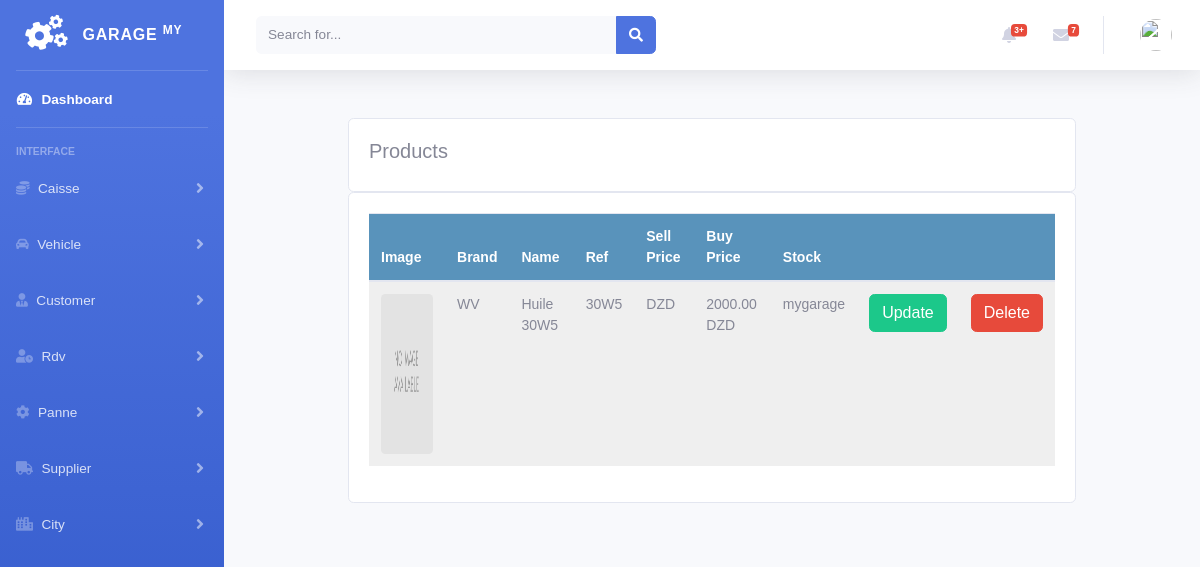
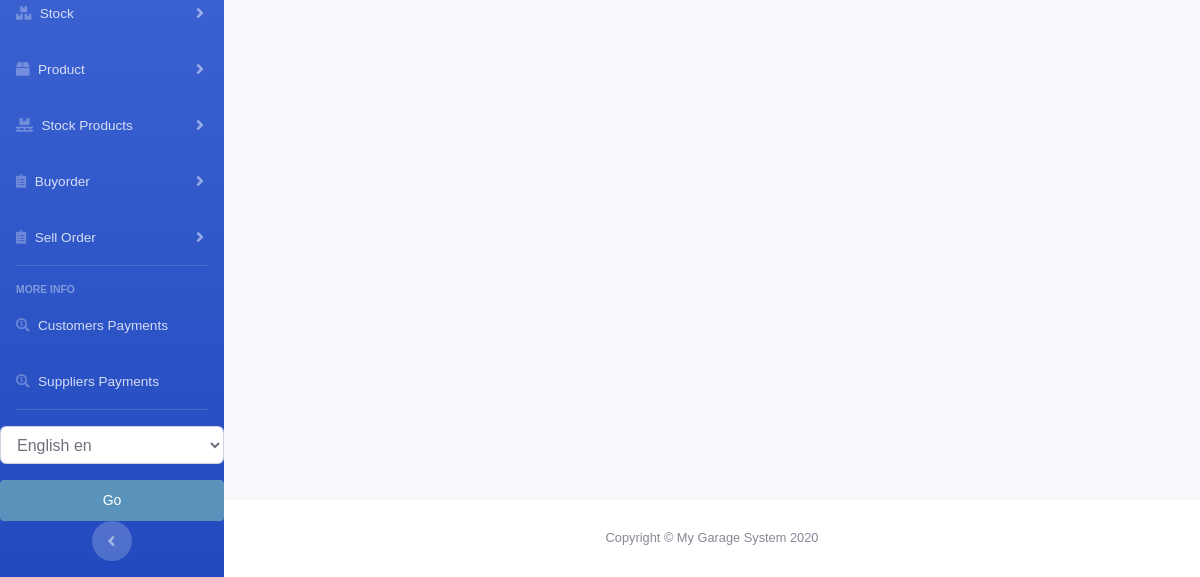
/product/all_product_list/, run on an earlier commit of the app's database (2 pictures, top to bottom).
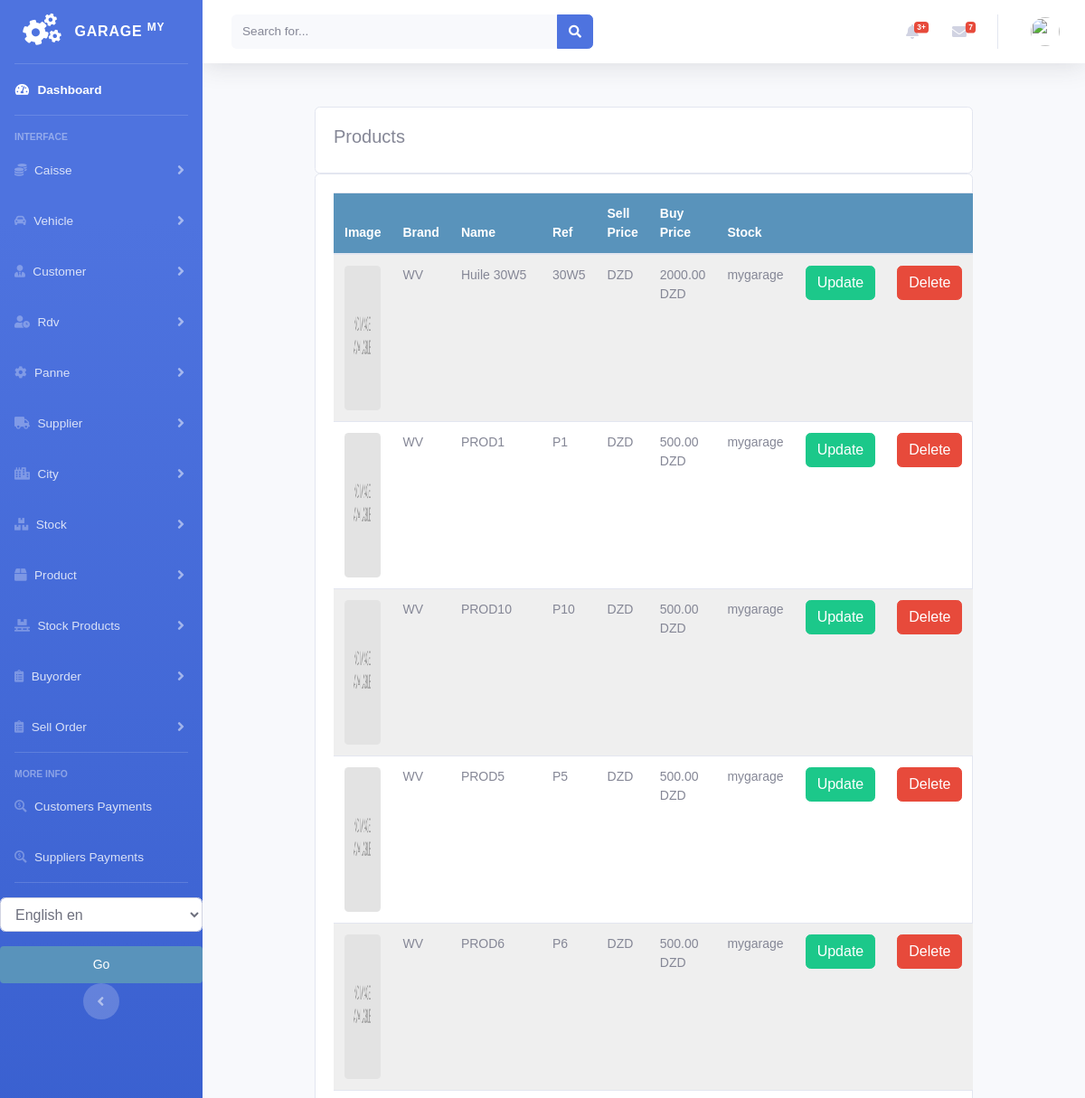
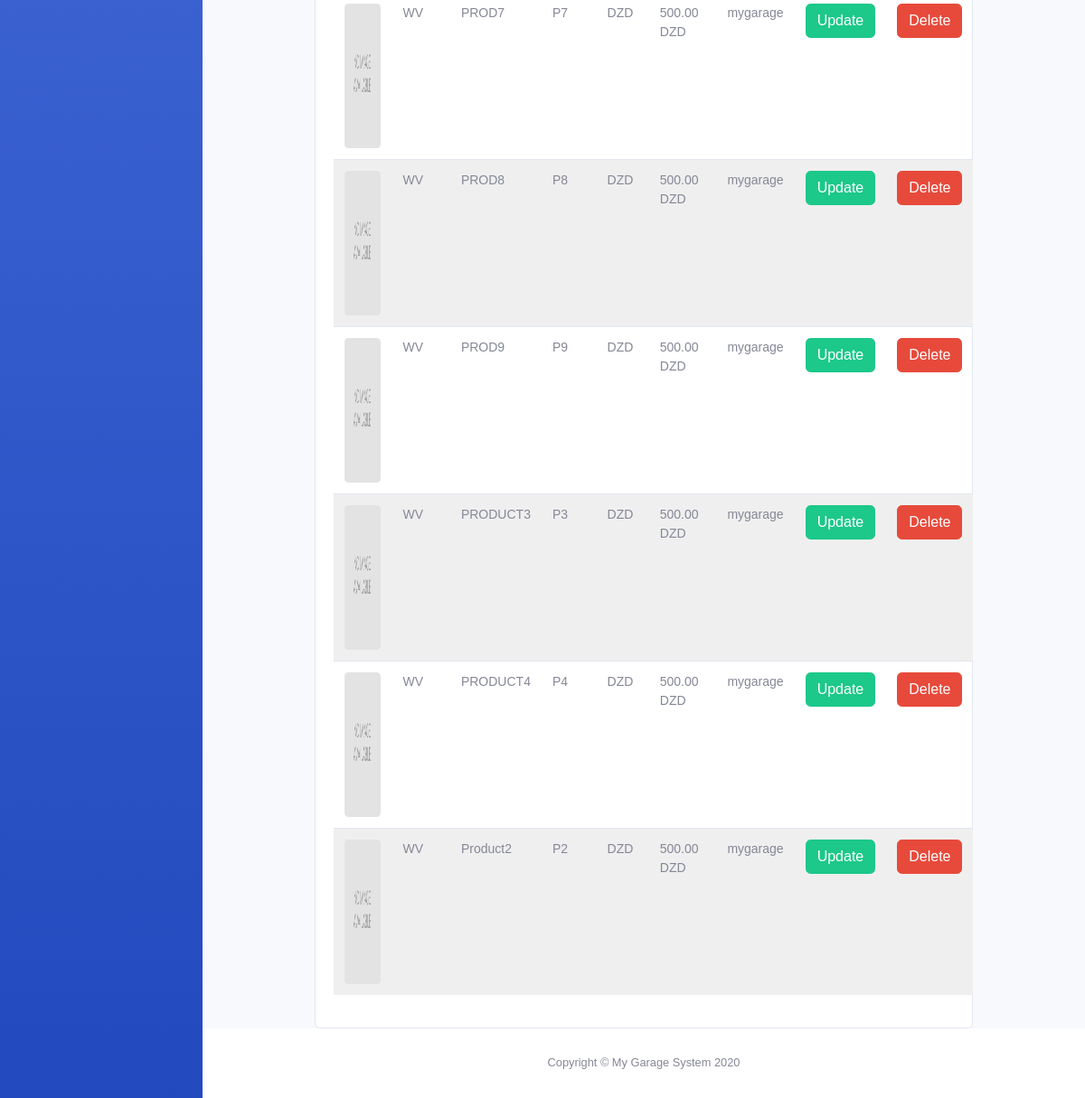
And on a later commit of the database (2 pictures, top to bottom).
### product/models.py (models this page shows, shortened)
class Product(models.Model):
    brand = models.CharField(max_length=250, null=True)
    name = models.CharField(max_length=250, null=True)
    ref = models.CharField(max_length=250, null=True)
    desc = models.CharField(max_length=250, null=True)
    image = models.ImageField(upload_to='products/%Y/%m/%d', blank=True, )
    buyprice = models.DecimalField(max_digits=10, null=True, decimal_places=2, default=0)
    sellprice = models.DecimalField(max_digits=10, null=True, decimal_places=2, default=0)
    alert_quantity = models.PositiveIntegerField(default=1, blank=True, null=True)
    stock = models.ForeignKey('stock.Stock', blank=True, null=True, on_delete=models.CASCADE)
    class Meta:
        ordering = ('name',)
        verbose_name = 'product'
        verbose_name_plural = 'products'

### stock/models.py (models this page shows)
class Stock(models.Model):
    name = models.CharField(max_length=250, null=True)
    class Meta:
        ordering = ('name',)
        verbose_name = 'stock'
        verbose_name_plural = 'stocks'
    def __str__(self):
        return self.name

### product/views.py (the view)
# urls.py: path('all_product_list/', views.all_product_list, name='all_product_list'),
def all_product_list(request):
    products = Product.objects.all()
    context = {
        'products': products,
    }
    return render(request, 'product/all_product_list.html', context)

### product/templates/product/all_product_list.html (shortened to what this page needs)
{% extends 'home.html' %}
{% load static %}
{% block content %}
<br>
<div class="container">
    <div class="row">
    <div class="col-md">
        <div class="card card-body">
            <h5>Products</h5>
        </div>
        <div class="card card-body">
            <table id="table_id" class="display text-center table">
                <thead>
                <tr>
                    <th>Image</th>
                    <th>Brand</th>
                    <th>Name</th>
                    <th>Ref</th>
                    <th>Sell Price</th>
                    <th>Buy Price</th>
                    <th>Stock</th>
                    <th></th>
                    <th></th>
                </tr>
                </thead>
                <tbody>
                {% for prod in products %}
                <tr>
                   <td>
                       <img class="card-img" style="width: 100%; height: 20vh;" src="{% if prod.image %}{{prod.image.url}}{% else %} {% static 'img/no_image.png' %}{% endif %}" alt="{{prod.name}}">
                   </td>
                    <td>
                       {{prod.brand}}
                   </td>
                    <td>
                       {{prod.name}}
                   </td>
                    <td>
                       {{prod.ref}}
                   </td>
                    <td>
                       {{prod.sellpricenormal}} DZD
                   </td>
                    <td>
                       {{prod.buyprice}} DZD
                   </td>
                    <td>
                       {{prod.stock}}
                   </td>
                    <td>
                        <a class="btn btn-success " href="{% url 'product:update_product' prod.id %}">Update</a>
                    </td>
                    <td>
                        <a class="btn btn-danger " href="{% url 'product:delete_product' prod.id %}">Delete</a>
                    </td>
                </tr>
                {% endfor %}
                </tbody>
            </table>
        </div>
    </div>
</div>
</div>
{% endblock %}
{% block jsscript %}
<link rel="stylesheet" href="https://ajax.googleapis.com/ajax/libs/jqueryui/1.12.1/themes/smoothness/jquery-ui.css">
<link rel="stylesheet" href="https://cdnjs.cloudflare.com/ajax/libs/chosen/1.8.7/chosen.min.css"/>
<link rel="stylesheet" type="text/css" href="https://cdn.datatables.net/1.10.22/css/jquery.dataTables.css">
{% endblock %}

### accounts/templates/home.html (shortened to what this page needs)
<!DOCTYPE html>
<html lang="en">
<head>
    {% load static %}
    <link rel="stylesheet" href="//code.jquery.com/ui/1.12.1/themes/base/jquery-ui.css">
    <link href="https://cdnjs.cloudflare.com/ajax/libs/font-awesome/5.13.0/css/all.min.css" rel="stylesheet">
    <link rel="stylesheet" href="https://stackpath.bootstrapcdn.com/bootstrap/4.3.1/css/bootstrap.min.css"
>
    <link rel="stylesheet" type="text/css" href="{% static 'vendor/fontawesome-free/css/all.min.css' %}">
    <link rel="stylesheet" type="text/css" href="{% static 'css/sb-admin-2.min.css' %}">
    <link rel="stylesheet" type="text/css" href="{% static 'css/main.css' %}">
</head>
<body id="page-top">
<div id="wrapper">
    {% include 'sidenavbar.html' %}
    <div id="content-wrapper" class="d-flex flex-column">
        {% include 'navbar.html' %}
        <div id="content">
            {% block content %}
            {% endblock %}
        </div>
      <footer class="sticky-footer bg-white">
        <div class="container my-auto">
          <div class="copyright text-center my-auto">
            <span>Copyright &copy; My Garage System 2020</span>
          </div>
        </div>
      </footer>
    </div>
</div>
{% block jsscript %}{% endblock %}
</body>
</html>

### accounts/templates/sidenavbar.html (shortened to what this page needs)
{% load  static %}
{% load i18n %}
<ul class="navbar-nav bg-gradient-primary sidebar sidebar-dark accordion" id="accordionSidebar">
    <a class="sidebar-brand d-flex align-items-center justify-content-center" href="/">
        <div class="sidebar-brand-icon rotate-n-15">
            <i class="fas fa-cogs"></i>
        </div>
        <div class="sidebar-brand-text mx-3">Garage <sup>My</sup></div>
    </a>
    <hr class="sidebar-divider my-0">
    <li class="nav-item active">
        <a class="nav-link" href="/">
            <i class="fas fa-fw fa-tachometer-alt"></i>
            <span>{% trans "Dashboard" %}</span></a>
    </li>
    <hr class="sidebar-divider">
    <div class="sidebar-heading">
        Interface
    </div>
    <li class="nav-item">
        <a class="nav-link collapsed" href="#" data-toggle="collapse" data-target="#collapseCaisse"
           aria-expanded="true" aria-controls="collapseCaisse">
            <i class="fas fa-coins"></i>
            <span>Caisse</span>
        </a>
    </li>
    <li class="nav-item">
        <a class="nav-link collapsed" href="#" data-toggle="collapse" data-target="#collapseType"
           aria-expanded="true" aria-controls="collapseType">
    <i class="fas fa-car-alt"></i>
            <span>Vehicle</span>
        </a>
    </li>
    <li class="nav-item">
        <a class="nav-link collapsed" href="#" data-toggle="collapse" data-target="#collapseCustomer"
           aria-expanded="true" aria-controls="collapseCustomer">
            <i class="fas fa-user-tie"></i>
            <span>Customer</span>
        </a>
    </li>
    <li class="nav-item">
        <a class="nav-link collapsed" href="#" data-toggle="collapse" data-target="#collapseRdv"
           aria-expanded="true" aria-controls="collapseRdv">
            <i class="fas fa-user-clock"></i>
            <span>Rdv</span>
        </a>
    </li>
    <li class="nav-item">
        <a class="nav-link collapsed" href="#" data-toggle="collapse" data-target="#collapsePanne"
           aria-expanded="true" aria-controls="collapsePanne">
            <i class="fas fa-cog"></i>
            <span>Panne</span>
        </a>
    </li>
    <li class="nav-item">
        <a class="nav-link collapsed" href="#" data-toggle="collapse" data-target="#collapsesupplier"
           aria-expanded="true" aria-controls="collapsesupplier">
            <i class="fas fa-truck"></i>
            <span>Supplier</span>
        </a>
    </li>
    <li class="nav-item">
        <a class="nav-link collapsed" href="#" data-toggle="collapse" data-target="#collapseCity"
           aria-expanded="true" aria-controls="collapseCity">
            <i class="fas fa-city"></i>
            <span>City</span>
        </a>
    </li>
    <li class="nav-item">
        <a class="nav-link collapsed" href="#" data-toggle="collapse" data-target="#collapsestock"
           aria-expanded="true" aria-controls="collapsestock">
            <i class="fas fa-boxes"></i>
            <span>Stock</span>
        </a>
    </li>
    <li class="nav-item">
        <a class="nav-link collapsed" href="#" data-toggle="collapse" data-target="#collapseproduct"
           aria-expanded="true" aria-controls="collapseproduct">
            <i class="fas fa-box"></i>
            <span>Product</span>
        </a>
    </li>
    <li class="nav-item">
        <a class="nav-link collapsed" href="#" data-toggle="collapse" data-target="#collapsestockproduct"
           aria-expanded="true" aria-controls="collapsestockproduct">
            <i class="fas fa-pallet"></i>
            <span>Stock Products</span>
        </a>
    </li>
    <li class="nav-item">
        <a class="nav-link collapsed" href="#" data-toggle="collapse" data-target="#collapsebuyorder"
           aria-expanded="true" aria-controls="collapsebuyorder">
            <i class="fas fa-clipboard-list"></i>
            <span>Buyorder</span>
        </a>
    </li>
    <li class="nav-item">
        <a class="nav-link collapsed" href="#" data-toggle="collapse" data-target="#collapsesellorder"
           aria-expanded="true" aria-controls="collapsesellorder">
            <i class="fas fa-clipboard-list"></i>
            <span>Sell Order</span>
        </a>
    </li>
    <hr class="sidebar-divider">
    <div class="sidebar-heading">
        More Info
    </div>
    <li class="nav-item">
        <a class="nav-link" href="{% url 'payments:customer_payment_list' %}">
            <i class="fas fa-search-dollar"></i>
            <span>Customers Payments</span></a>
    </li>
    <li class="nav-item">
        <a class="nav-link" href="{% url 'payments:supplier_payment_list' %}">
            <i class="fas fa-search-dollar"></i>
            <span>Suppliers Payments</span></a>
    </li>
    <hr class="sidebar-divider d-none d-md-block">
    {% get_current_language as LANGUAGE_CODE %}
          <form action="{% url 'set_language'%}" method="post">
              <select class="form-control" name="language" id="">
                  {% get_available_languages as LANGUAGES %}
                  {% get_language_info_list for LANGUAGES as languages %}
                  {% for language in languages %}
                    <option value="{{ language.code }}" {% if language.code == LANGUAGE_CODE %} selected {% endif %}>
                       <i class="fas fa-clipboard-list"></i>  {{ language.name_local}} {{ language.code }}
                    </option>
                  {% endfor %}
              </select>
              <input class="btn btn-warning btn-block mt-3" type="submit" value="Go">
          </form>
    <div class="text-center d-none d-md-inline">
        <button class="rounded-circle border-0" id="sidebarToggle"></button>
    </div>
</ul>

### accounts/templates/navbar.html (shortened to what this page needs)
{% load  static %}
        <nav class="navbar navbar-expand navbar-light bg-white topbar mb-4 static-top shadow">
          <form class="d-none d-sm-inline-block form-inline mr-auto ml-md-3 my-2 my-md-0 mw-100 navbar-search">
            <div class="input-group">
              <input type="text" class="form-control bg-light border-0 small" placeholder="Search for..." aria-label="Search" aria-describedby="basic-addon2">
              <div class="input-group-append">
                <button class="btn btn-primary" type="button">
                  <i class="fas fa-search fa-sm"></i>
                </button>
              </div>
            </div>
          </form>
          <ul class="navbar-nav ml-auto">
            <li class="nav-item dropdown no-arrow mx-1">
              <a class="nav-link dropdown-toggle" href="#" id="alertsDropdown" role="button" data-toggle="dropdown" aria-haspopup="true" aria-expanded="false">
                <i class="fas fa-bell fa-fw"></i>
                <span class="badge badge-danger badge-counter">3+</span>
              </a>
            </li>
            <li class="nav-item dropdown no-arrow mx-1">
              <a class="nav-link dropdown-toggle" href="#" id="messagesDropdown" role="button" data-toggle="dropdown" aria-haspopup="true" aria-expanded="false">
                <i class="fas fa-envelope fa-fw"></i>
                <span class="badge badge-danger badge-counter">7</span>
              </a>
            </li>
            <li class="nav-item dropdown no-arrow">
              <a class="nav-link dropdown-toggle" href="#" id="userDropdown" role="button" data-toggle="dropdown" aria-haspopup="true" aria-expanded="false">
                <img class="img-profile rounded-circle" src="https://source.unsplash.com/QAB-WJcbgJk/60x60">
              </a>
            </li>
          </ul>
        </nav>

### static/css/main.css (style rules this page uses)
body { margin:0; padding:0; font-family:helvetica, sans-serif; }
h1, h2, h3, h4, h5 , h6 { font-family: 'Ubuntu', sans-serif; font-weight:normal; }
a { text-decoration:none; color:#5993bb; }
a.button, input[type="submit"] { color:#fff; background:#5993bb; border-radius:4px; padding:10px 20px; font-size:14px; border:0; }
table { width:100%; border-spacing:0; border-collapse: collapse; }
table th, table td { text-align:left; font-size:14px; padding:10px; margin:0; }
tbody tr:nth-child(odd) { background:#efefef; }
thead th, tbody tr.total { background:#5993bb; color:#fff; font-weight:bold; }
#content { padding:0 100px; overflow:hidden; }

What changed in the data, as far as the page shows it:
added Product: brand "WV", name "PROD1", ref "P1", buyprice "500.00", stock "mygarage"
added Product: brand "WV", name "PROD10", ref "P10", buyprice "500.00", stock "mygarage"
added Product: brand "WV", name "PROD5", ref "P5", buyprice "500.00", stock "mygarage"
added Product: brand "WV", name "PROD6", ref "P6", buyprice "500.00", stock "mygarage"
added Product: brand "WV", name "PROD7", ref "P7", buyprice "500.00", stock "mygarage"
added Product: brand "WV", name "PROD8", ref "P8", buyprice "500.00", stock "mygarage"
added Product: brand "WV", name "PROD9", ref "P9", buyprice "500.00", stock "mygarage"
added Product: brand "WV", name "PRODUCT3", ref "P3", buyprice "500.00", stock "mygarage"
added Product: brand "WV", name "PRODUCT4", ref "P4", buyprice "500.00", stock "mygarage"
added Product: brand "WV", name "Product2", ref "P2", buyprice "500.00", stock "mygarage"
